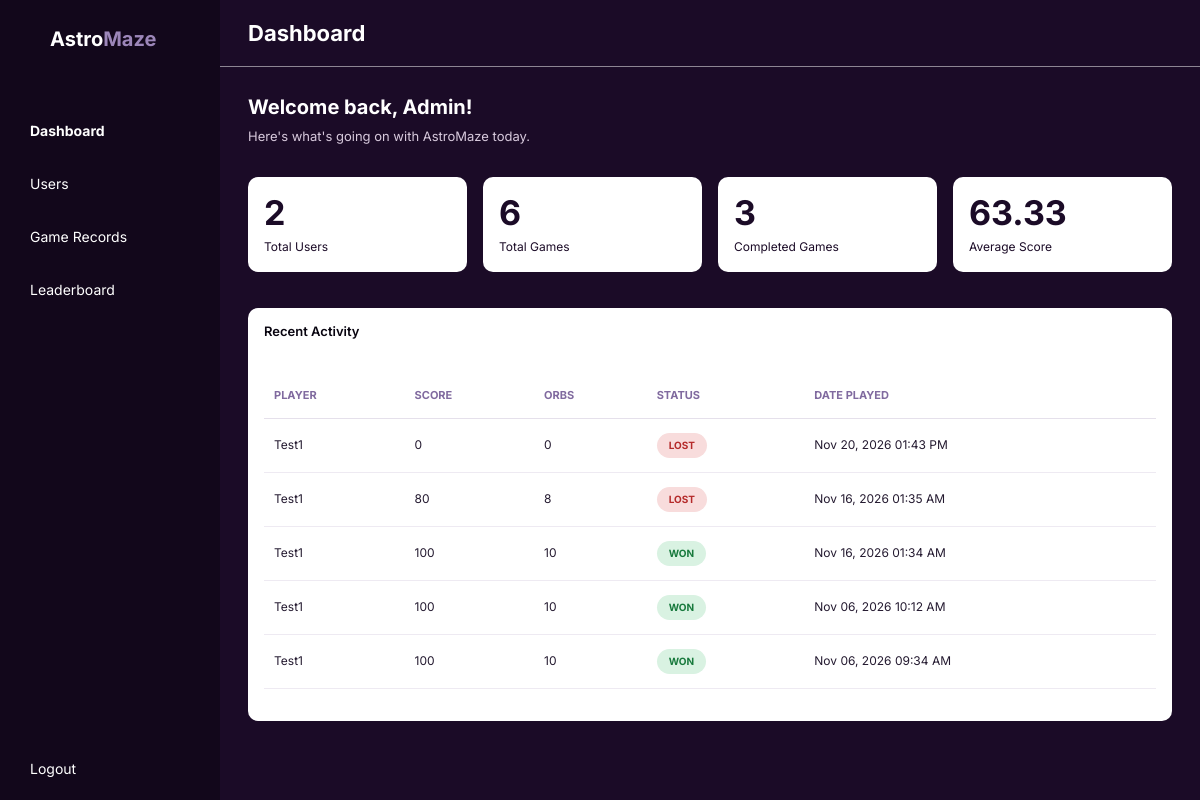
Page /admin/dashboard.php (signed in) on the committed database.
### tables this page shows
CREATE TABLE `game_records` (
  `game_id` int(11) NOT NULL,
  `user_id` int(11) NOT NULL,
  `score` int(11) NOT NULL DEFAULT 0,
  `orbs_collected` int(11) NOT NULL DEFAULT 0,
  `fuel_remaining` int(11) NOT NULL DEFAULT 0,
  `game_status` enum('won','lost') NOT NULL,
  `played_at` timestamp NOT NULL DEFAULT current_timestamp()
);

CREATE TABLE `users` (
  `user_id` int(11) NOT NULL,
  `username` varchar(50) NOT NULL,
  `email` varchar(100) NOT NULL,
  `password` varchar(255) NOT NULL,
  `role` enum('admin','user') NOT NULL DEFAULT 'user',
  `created_at` timestamp NOT NULL DEFAULT current_timestamp(),
  `is_active` tinyint(1) NOT NULL DEFAULT 1,
  `profile_picture` varchar(255) DEFAULT NULL
);

### admin/dashboard.php (the view, shortened to what this page needs)
<?php
require_once '../includes/db.php';
$userQuery = "
    SELECT COUNT(*) AS total_users
    FROM users
    WHERE role = 'user'
";
$userResult = mysqli_query($conn, $userQuery);
$totalUsers = mysqli_fetch_assoc($userResult)['total_users'];
$gameQuery = "
    SELECT COUNT(*) AS total_games
    FROM game_records
";
$gameResult = mysqli_query($conn, $gameQuery);
$totalGames = mysqli_fetch_assoc($gameResult)['total_games'];
$completedQuery = "
    SELECT COUNT(*) AS completed_games
    FROM game_records
    WHERE game_status = 'won'
";
$completedResult = mysqli_query($conn, $completedQuery);
$completedGames = mysqli_fetch_assoc($completedResult)['completed_games'];
$averageQuery = "
    SELECT AVG(score) AS average_score
    FROM game_records
";
$averageResult = mysqli_query($conn, $averageQuery);
$averageScore = mysqli_fetch_assoc($averageResult)['average_score'];
$averageScore = round($averageScore ?? 0, 2);
$activityQuery = "
    SELECT
        users.username,
        game_records.score,
        game_records.orbs_collected,
        game_records.game_status,
        game_records.played_at
    FROM game_records
    INNER JOIN users
        ON game_records.user_id = users.user_id
    ORDER BY game_records.played_at DESC
    LIMIT 5
";
$activityResult = mysqli_query($conn, $activityQuery);
?>
<!DOCTYPE html>
<html lang="en">
<head>
    <link href="https://cdn.jsdelivr.net/npm/bootstrap@5.3.3/dist/css/bootstrap.min.css" rel="stylesheet">
    <link rel="stylesheet" href="../css/admin.css">
</head>
<body>
<div class="admin-layout">
    <aside class="admin-sidebar">
        <div class="admin-logo">
            <span class="logo-astro">Astro</span><span class="logo-maze">Maze</span>
        </div>
        <nav class="sidebar-links">
            <a href="dashboard.php" class="active">Dashboard</a>
            <a href="users.php">Users</a>
            <a href="game_records.php">Game Records</a>
            <a href="leaderboard.php">Leaderboard</a>
        </nav>
        <div class="sidebar-logout">
            <a href="/AstroMaze/logout.php">Logout</a>
        </div>
    </aside>
    <main class="admin-main">
        <header class="admin-header">
            <h1>Dashboard</h1>
        </header>
        <div class="dashboard-content">
            <section class="welcome-section">
                <h2>Welcome back, Admin!</h2>
                <p>Here's what's going on with AstroMaze today.</p>
            </section>
            <section class="row g-3">
                <div class="col">
                    <div class="stat-card">
                        <h3><?php echo $totalUsers; ?></h3>
                        <p>Total Users</p>
                    </div>
                </div>
                <div class="col">
                    <div class="stat-card">
                        <h3><?php echo $totalGames; ?></h3>
                        <p>Total Games</p>
                    </div>
                </div>
                <div class="col">
                    <div class="stat-card">
                        <h3><?php echo $completedGames; ?></h3>
                        <p>Completed Games</p>
                    </div>
                </div>
                <div class="col">
                    <div class="stat-card">
                        <h3><?php echo $averageScore; ?></h3>
                        <p>Average Score</p>
                    </div>
                </div>
            </section>
            <section class="activity-section">
                <h3>Recent Activity</h3>
                <div class="table-responsive mt-4">
                    <table class="table align-middle">
                        <thead>
                            <tr>
                                <th>PLAYER</th>
                                <th>SCORE</th>
                                <th>ORBS</th>
                                <th>STATUS</th>
                                <th>DATE PLAYED</th>
                            </tr>
                        </thead>
                        <tbody>
                            <?php while ($activity = mysqli_fetch_assoc($activityResult)) { ?>
                                <tr>
                                    <td>
                                        <?php echo htmlspecialchars($activity['username']); ?>
                                    </td>
                                    <td>
                                        <?php echo $activity['score']; ?>
                                    </td>
                                    <td>
                                        <?php echo $activity['orbs_collected']; ?>
                                    </td>
                                    <td>
                                        <?php if ($activity['game_status'] === 'won') { ?>
                                            <span class="status-badge status-won">WON</span>
                                        <?php } else { ?>
                                            <span class="status-badge status-lost">LOST</span>
                                        <?php } ?>
                                    </td>
                                    <td>
                                        <?php echo date("M d, Y h:i A", strtotime($activity['played_at'])); ?>
                                    </td>
                                </tr>
                            <?php } ?>
                        </tbody>
                    </table>
                </div>
            </section>
        </div>
    </main>
</div>
</body>
</html>

### css/admin.css (style rules this page uses)
* { margin: 0; padding: 0; box-sizing: border-box; }
body { font-family: "Inter", sans-serif; background-color: #08040f; color: #ffffff; }
.admin-layout { display: flex; min-height: 100vh; }
.admin-sidebar { width: 220px; min-height: 100vh; background-color: #12071b; display: flex; flex-direction: column; flex-shrink: 0; }
.admin-logo { padding: 24px 50px; font-size: 20px; font-weight: 700; }
.logo-astro { color: #ffffff; }
.logo-maze { color: #9c86b9; }
.sidebar-links { display: flex; flex-direction: column; gap: 8px; padding: 30px 16px; }
.sidebar-links a { color: #ffffff; text-decoration: none; font-size: 14px; font-weight: 400; padding: 12px 14px; border-radius: 5px; }
.sidebar-links a.active { font-weight: 700; }
.sidebar-logout { margin-top: auto; padding: 20px 30px; }
.sidebar-logout a { color: #ffffff; text-decoration: none; font-size: 14px; font-weight: 400; }
.admin-main { flex: 1; min-width: 0; background-color: #1b0b27; }
.admin-header { padding: 20px 28px; border-bottom: 1px solid rgba(255, 255, 255, 0.5); }
.admin-header h1 { font-size: 22px; font-weight: 700; margin: 0; }
.dashboard-content { padding: 28px; }
.welcome-section { margin-bottom: 30px; }
.welcome-section h2 { font-size: 20px; font-weight: 700; }
.welcome-section p { font-size: 13px; color: #d8cadd; margin-bottom: 0; }
.stat-card { background-color: #ffffff; color: #1b0b27; border-radius: 10px; padding: 16px; min-height: 90px; }
.stat-card h3 { font-size: 34px; font-weight: 700; margin: 0 0 4px; }
.stat-card p { font-size: 12px; margin: 0; }
.activity-section { background-color: #ffffff; color: #08040f; min-height: 240px; padding: 16px; margin-top: 36px; border-radius: 10px; }
.activity-section h3 { font-size: 13px; font-weight: 600; margin: 0; }
.activity-section table { margin-top: 10px; font-size: 12px; }
.activity-section thead th { color: #806a9f; font-weight: 700; font-size: 11px; padding: 14px 10px; border-bottom: 1px solid #e5e0eb; }
.activity-section tbody td { color: #241a30; padding: 14px 10px; border-bottom: 1px solid #eeeaf2; }
.status-badge { display: inline-block; padding: 5px 12px; border-radius: 20px; font-size: 10px; font-weight: 700; }
.status-won { background-color: #d9f2e2; color: #187a3d; }
.status-lost { background-color: #f8dcdc; color: #b52b2b; }

### rows in the picture
game_records: user.username "Test1", score "0", orbs_collected "0", game_status "LOST", played_at "Nov 20, 2026 01:43 PM"
game_records: user.username "Test1", score "80", orbs_collected "8", game_status "LOST", played_at "Nov 16, 2026 01:35 AM"
game_records: user.username "Test1", score "100", orbs_collected "10", game_status "WON", played_at "Nov 16, 2026 01:34 AM"
game_records: user.username "Test1", score "100", orbs_collected "10", game_status "WON", played_at "Nov 06, 2026 10:12 AM"
game_records: user.username "Test1", score "100", orbs_collected "10", game_status "WON", played_at "Nov 06, 2026 09:34 AM"

### other values in the picture
$totalUsers "2"
$totalGames "6"
$completedGames "3"
$averageScore "63.33"
